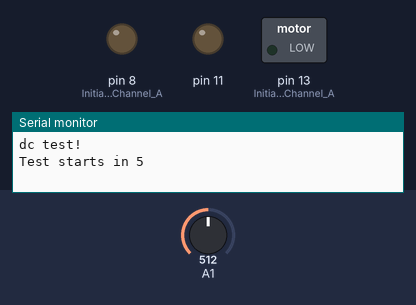
The sketch below on a simulated Arduino Uno, built with avr-gcc and run on an emulated ATmega328P. Shown: switched loads named in the sketch (green lamp = pin HIGH), output pins drawn as LEDs (lit = HIGH), the last lines printed to the serial monitor. The test bench sets the inputs (shaded band); at power-on: A1 = 512.

Above: at 0.05 s.
At 7.55 s:
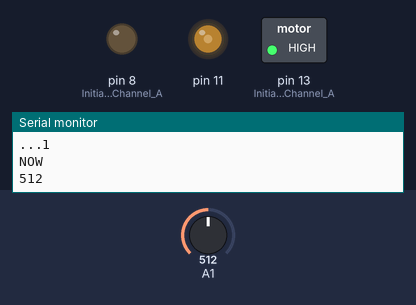
At 15.1 s:
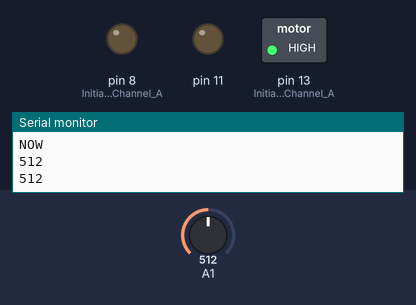
Timing chart, 0 to 17.4 s (numbered marks = the images above):
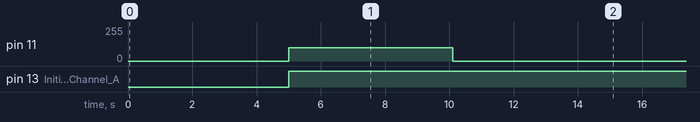

The sketch:

first_dc_test_arduino_shield.ino
```cpp
/*************************************************************
Motor Shield 1-Channel DC Motor Demo
by Randy Sarafan

For more information see:
http://www.instructables.com/id/Arduino-Motor-Shield-Tutorial/

*************************************************************/

void setup() {

  //Setup Channel B
  pinMode(13, OUTPUT); //Initiates Motor Channel A pin
  pinMode(8, OUTPUT); //Initiates Brake Channel A pin

  Serial.begin(9600);           // set up Serial library at 9600 bps
  Serial.println("dc test!");

}

void loop(){


  Serial.println("Test starts in 5");
  delay(1000);
  Serial.println("...4");
  delay(1000);
  Serial.println("...3");
  delay(1000);
  Serial.println("...2");
  delay(1000);
  Serial.println("...1");
  delay(1000);
  Serial.println("NOW");


  digitalWrite(13, HIGH); //Establishes forward direction of Channel B
  digitalWrite(8, LOW);   //Disengage the Brake for Channel B
  analogWrite(11, 100);   //Spins the motor on Channel B

  int readCurrent = analogRead(A1);

  Serial.println(readCurrent);

  /*
  if (readCurrent > 3) {
    analogWrite(11, 0);
    Serial.println("First loopstopper");
  }
  */

  delay(5000);

  readCurrent = analogRead(A1);

  Serial.println(readCurrent);

  /*
  if (readCurrent > 3.3) {
    analogWrite(11, 0);
    Serial.println("Sec loopstopper");
  }
  */

  delay(100);
  analogWrite(11, 0);
  delay(5000);
}
```

Measured:
- by itself, pin 11: alternates 100/255 for 5.1 s and 0/255 for 10.0 s
- by itself, pin 13 (Initiates_Motor_Channel_A): LOW → HIGH at 5.0 s
